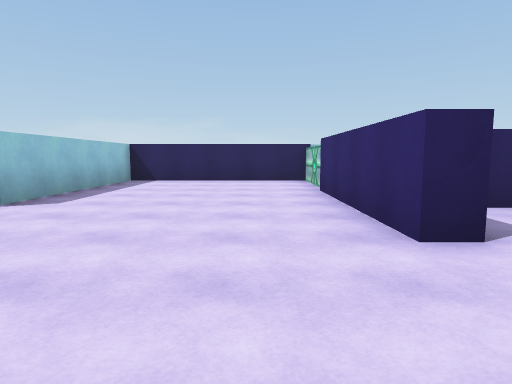
[1] (above)

15 first-person views from a walk through a scene from a Unity 3-D project. The camera is 1.3 m above the floor, tilts 6° down and sees 75° across. The floor is counted in squares, 2 m on a side. Each view is taken from the middle of a square. On the plan, view 1 faces up. The plan holds only what a view shows up to about 10 squares ahead; the rest is blank. The place goes on beyond the plan. The player is left out. Some animated figures are not drawn. Door leaves are left out, so doorways stand open.

[2]
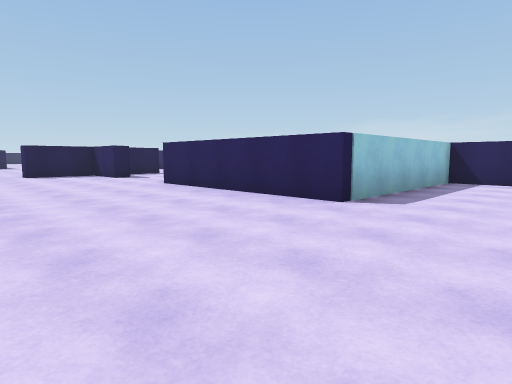

[3]
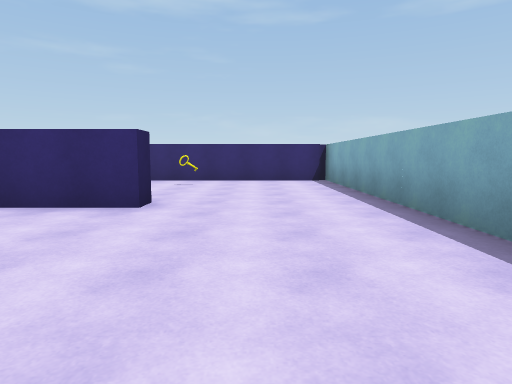

[4]
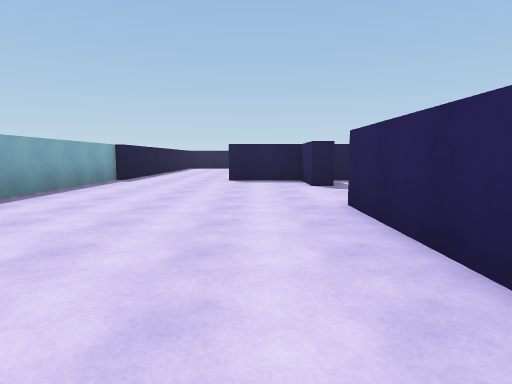

[5]
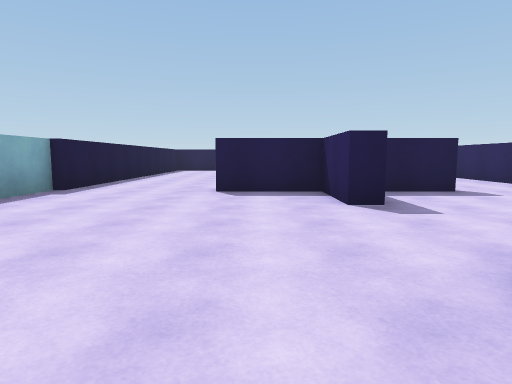

[6]
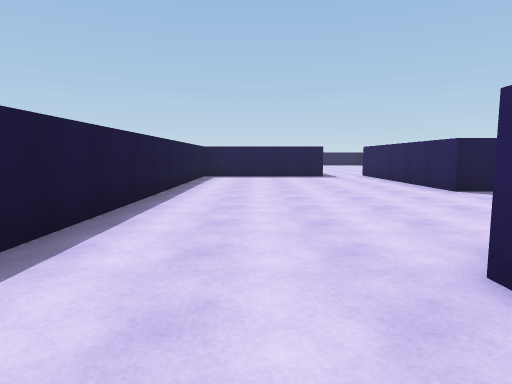

[7]
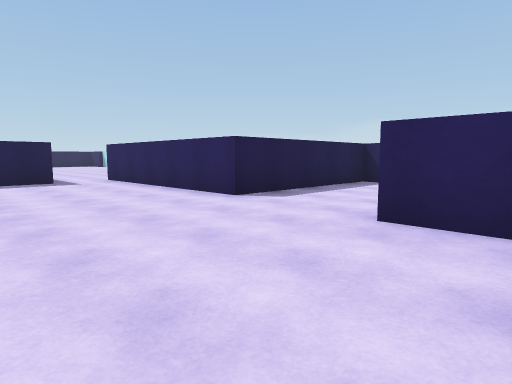

[8]
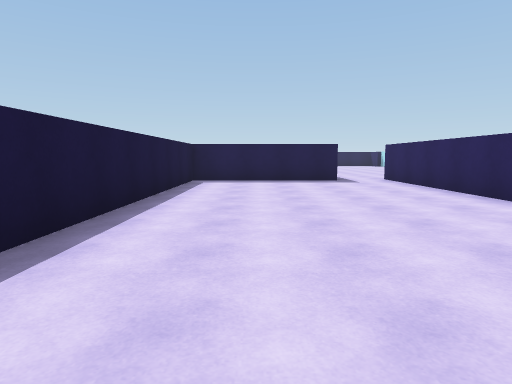

[9]
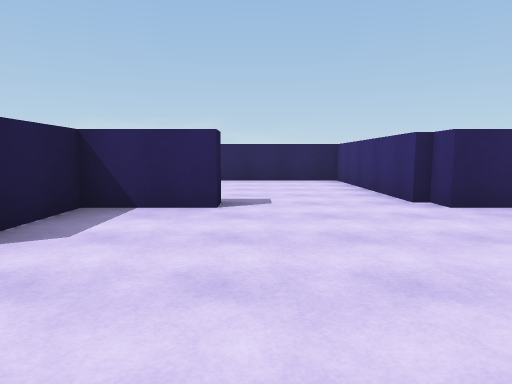

[10]
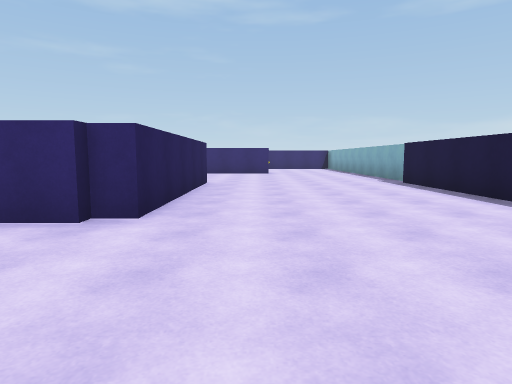

[11]
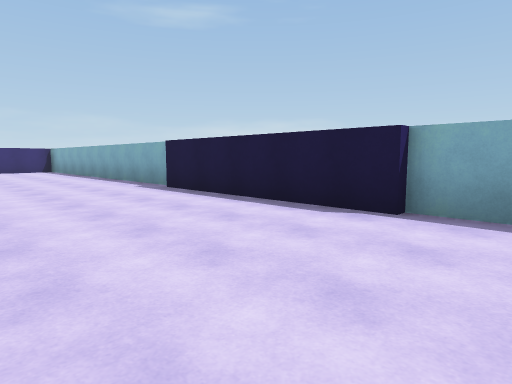

[12]
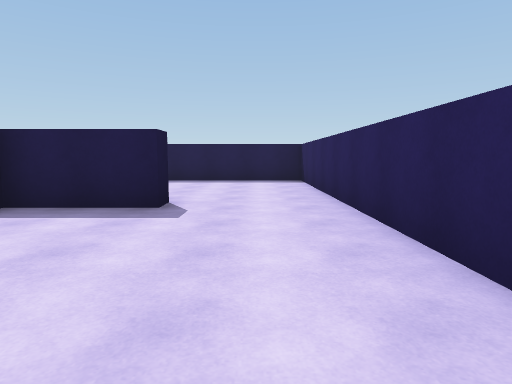

[13]
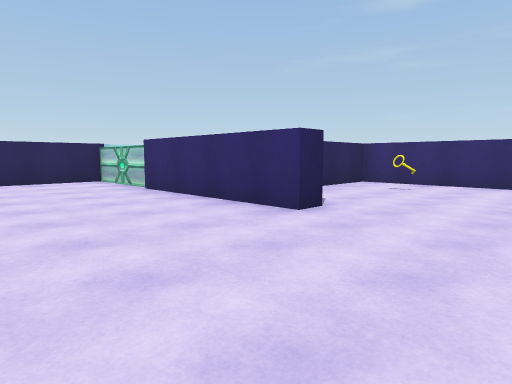

[14]
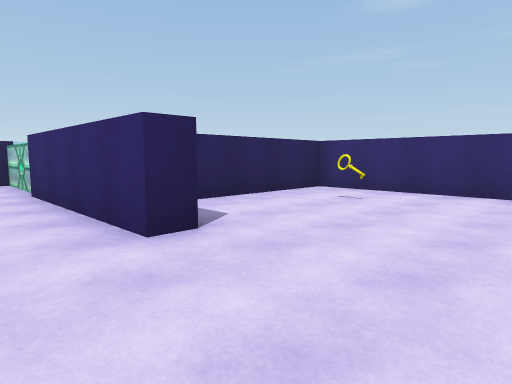

[15]
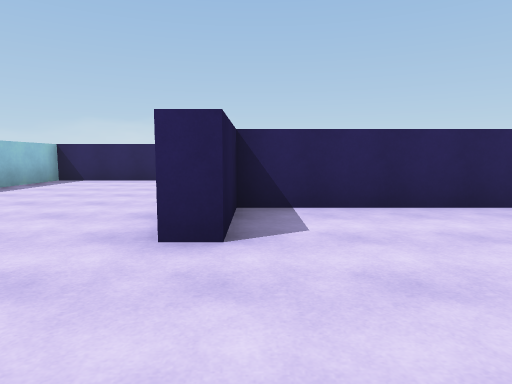

### Floor plan
Points are (right, up) in squares from view 1. A wall is a line through its corners. A room is listed if a view was taken in it or the views show most of it. See-through windows are left out.
Room 1 (views 1, 2, 3, 4, 5, 6, 7, 8, 9, 10, 11, 12, 13, 14, 15)
walls: (-8.7, 4.6) (-8.7, 9.3) (-18.2, 9.3) (-18.2, 4.8) (-23.5, 4.8); (-11.5, 4.9) (-11.5, 4.3) (-13.2, 4.3) (-13.2, 2.2); (-8.6, -0.7) (-3.5, -0.7); (-14.4, 4.3) (-15.5, 4.3); (-13.8, 6.8) (-13.2, 6.8) (-13.2, 4.8); (-13.5, -1) (-8.5, -1); (-3.1, -1) (6.3, -1) (6.3, 4.3) (1.8, 4.3) (1.8, 2.5) (1.3, 2.5) (1.3, 6.5); (1.3, 6.6) (1.3, 9.3) (-3.5, 9.3) (-3.5, 4.3) (-8.5, 4.3) (-8.5, 4.8); (-23.2, 3.4) (-23.2, 2.9); (-23.2, 0) (-23.2, -0.7) (-13.5, -0.7)
ways out: open door at (-23, 4)
objects: other object (4, 3)

Where each view was taken, in squares from view 1:
view 1: 0 up, 0 right, facing up
view 2: 0 up, 1 left, facing up-left
view 3: 1 up, 3 left, facing right
view 4: 3 up, 4 left, facing left
view 5: 3 up, 7 left, facing left
view 6: 1 up, 12 left, facing left
view 7: 1 up, 14 left, facing up-left
view 8: 1 up, 14 left, facing left
view 9: 0 up, 11 left, facing up
view 10: 3 up, 12 left, facing right
view 11: 3 up, 10 left, facing down-right
view 12: 8 up, 9 left, facing left
view 13: 0 up, 2 left, facing up-right
view 14: 0 up, 0 right, facing up-right
view 15: 0 up, 2 right, facing up
